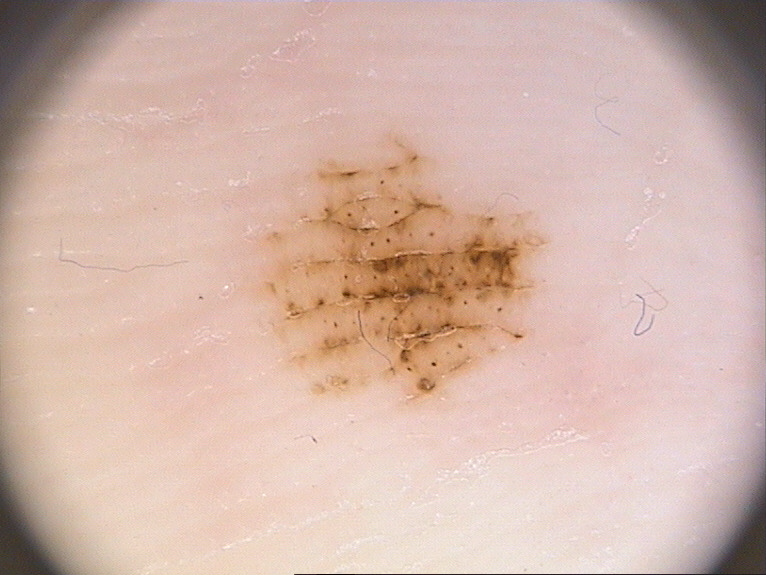
#> input picture Melanome_detection/IMGTRAIN/IMD008.bmp, 766 x 576 px, given in place of IMD417.bmp, which was not available
$ python colorDetection.py   (older library calls are emulated)
#> lines starting #> are read from the running program, lines starting #| are printed output that depends on the picture; after the words box and inside, x2 and y2 are one past the last pixel; in counts of white or black regions, pixels touching at a corner belong together; pictures that were not available may be replaced by others from this repository, and a replacement may not be noted
import numpy as np
import argparse
import cv2
# load the image
image = cv2.imread("IMGTRAIN/IMD417/IMD417_Dermoscopic_Image/IMD417.bmp")
#> image is the input picture: shape (576, 766, 3); mean B, G, R 170.7, 181.7, 211.2

cv2.imshow("Original Image",image)
def threshFunction(image):
    # Transform to gray colorspace and blur the image.
    gray = cv2.cvtColor(image, cv2.COLOR_BGR2GRAY)
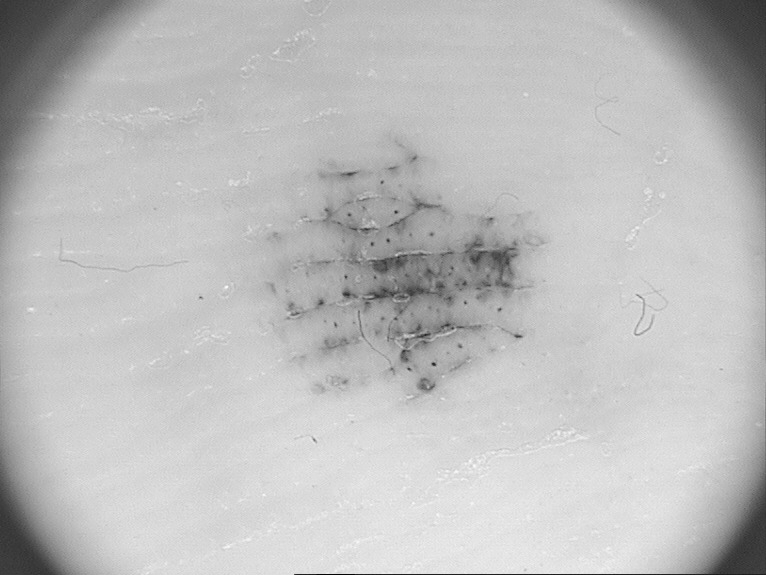
#> gray: shape (576, 766); min 2, max 255, mean 189.3
    blur = cv2.GaussianBlur(gray, (17, 17), 32)
    # Perform Otsu threshold.
    ret,thresh = cv2.threshold(blur,0,255,cv2.THRESH_BINARY_INV+cv2.THRESH_OTSU)
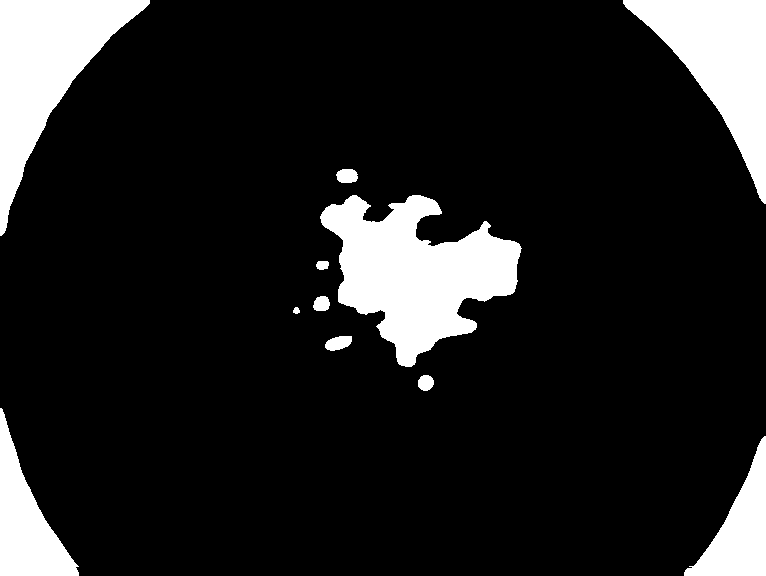
#> thresh: shape (576, 766); 13% white; 11 white regions
#> ret = 158
    return thresh
thresh=threshFunction(image)
# Search for contours and iterate over contours. Make threshold for size to
# eliminate others.
im2, contours,hierarchy = cv2.findContours(thresh, cv2.RETR_EXTERNAL,cv2.CHAIN_APPROX_SIMPLE)
#> contours = 11 contours; largest, box (x1, y1, x2, y2) and area: (320, 195, 522, 367) 18273, (0, 0, 150, 236) 13595, (623, 0, 766, 204) 12180, (0, 408, 79, 576) 5806, (684, 436, 766, 576) 4918
#find max contourArea
cnt = max(contours, key=cv2.contourArea)
#> cnt = contour of 399 points, box (x1, y1, x2, y2) (320, 195, 522, 367), area 18273

if len(cnt) > 4:
        x,y,w,h = cv2.boundingRect(cnt)
#> x = 320; y = 195; w = 202; h = 172

img2 = image[y:y+h, x:x+w]
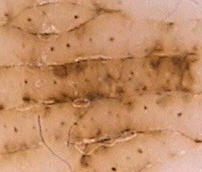
#> img2: shape (172, 202, 3); mean B, G, R 103.3, 141.7, 195.8
thresh2=threshFunction(img2)
#> in threshFunction (call 2), `gray = cv2.cvtColor(image, cv2.COLOR_BGR2GRAY)`:
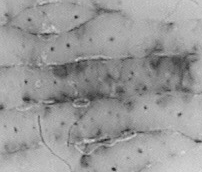
#> gray: shape (172, 202); min 36, max 221, mean 153.5
#> in threshFunction (call 2), `blur = cv2.GaussianBlur(gray, (17, 17), 32)`:
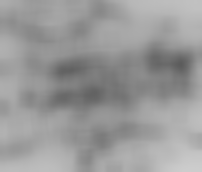
#> blur: shape (172, 202); min 92, max 205, mean 153.5
#> in threshFunction (call 2), `ret,thresh = cv2.threshold(blur,0,255,cv2.THRESH_BINARY_INV+cv2.THRESH..`:
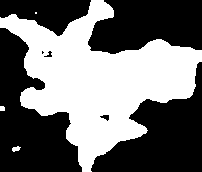
#> thresh: shape (172, 202); 44.3% white; 4 white regions (1 under 20 px), largest, box (x1, y1, x2, y2) and area: (0, 0, 202, 172) 15335, (12, 146, 21, 152) 35, (0, 106, 5, 111) 24
#> in threshFunction (call 2), `ret,thresh = cv2.threshold(blur,0,255,cv2.THRESH_BINARY_INV+cv2.THRESH..`: ret = 151

img2[thresh2==0] = (0,153,0)
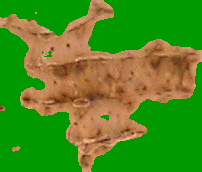
#> img2: shape (172, 202, 3); mean B, G, R 33.7, 138.6, 79.1
cv2.imshow("Segmented Image",img2)
cv2.waitKey(0);

rgb = cv2.cvtColor(img2,cv2.COLOR_BGR2RGB)

# define the list of boundaries(white,black,red,blue-gray,darkbrown,lightbrown)
boundaries = [
    ([205, 205, 205], [255, 255, 255]),
    ([0, 0, 0], [50, 50, 50]),
    ([150, 0, 0], [255, 50, 50]),
    ([0, 100, 125], [150, 125, 150]),
    ([50, 0, 0], [150, 100, 100]),
    ([150, 50, 0], [200, 150, 100])

]
'''
[
    ([0, 0, 200], [180, 255, 255]),
    ([0, 0, 0], [180, 255, 30]),
    ([0, 100, 100], [10, 255, 255]),
    ([110, 50, 50], [130, 255, 255]),
    ([10, 200, 50], [20, 255, 200]),
    ([10, 100, 50], [20, 200, 200])

]
'''
# loop over the boundaries
Values=[]
Colors=['white','black','red','blue-gray','darkbrown','lightbrown']
for (lower, upper) in boundaries:
    # create NumPy arrays from the boundaries
    lower = np.array(lower)
    upper = np.array(upper)

    # find the colors within the specified boundaries and apply
    # the mask

    mask = cv2.inRange(rgb, lower, upper)
    output = cv2.bitwise_and(img2, img2, mask = mask)

    if(cv2.countNonZero(mask)<50):
                Values.append(0)
    else:
                Values.append(1)

    # show the images
    #cv2.imshow("images", np.hstack([image, output]))

    cv2.imshow("Detection",mask)
    cv2.waitKey(0)
#> after the loop, Values = [0, 0, 0, 0, 1, 1]

colorList=[]
for i in range(6):
    if(Values[i]==1):
        colorList.append(Colors[i])
#> after the loop, colorList = ['darkbrown', 'lightbrown']
print("list of colors in the image:",colorList)
#| list of colors in the image: ['darkbrown', 'lightbrown']
